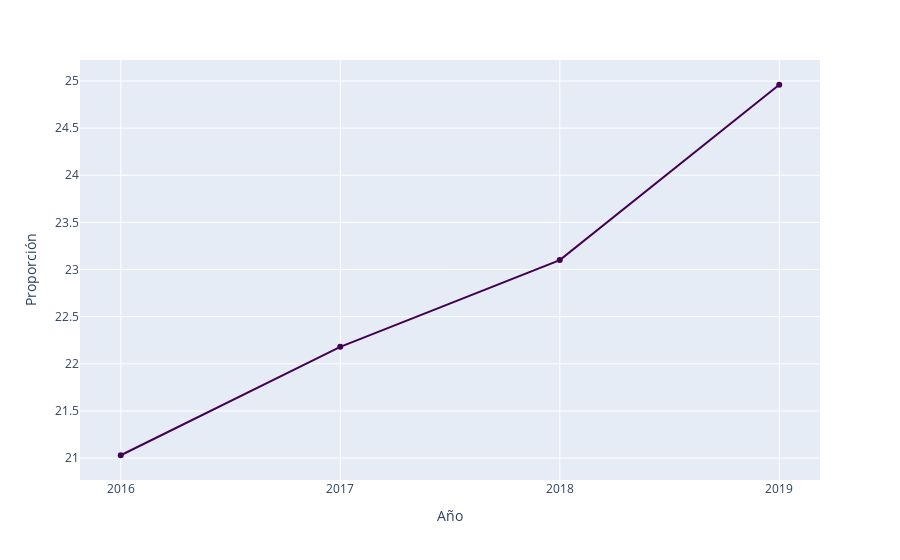

Here is the notebook cell this chart was saved with:
### Code cell
gf_s10_ola=(px.line(s10_ola,
       x='ola',
       y='prop',
          color_discrete_sequence=['#440154'],
        markers=True,
        labels=dict(prop='Proporción',ola='Año')).
   update_layout(legend=dict(
    orientation="h",
    yanchor="bottom",
    y=1.1,
    xanchor="right",
    x=1)))
gf_s10_ola

### Figure 1 — Plotly figure (JSON) as saved in the notebook; plotly's stock layout.template omitted (floating-point values rounded to 4 significant figures)
{"data": [{"hovertemplate": "Año=%{x}<br>Proporción=%{y}<extra></extra>", "legendgroup": "", "line": {"color": "#440154", "dash": "solid"}, "marker": {"symbol": "circle"}, "mode": "lines+markers", "name": "", "orientation": "v", "showlegend": false, "type": "scatter", "x": ["2016", "2017", "2018", "2019"], "xaxis": "x", "y": [21.03, 22.18, 23.1, 24.96], "yaxis": "y"}], "layout": {"autosize": true, "legend": {"orientation": "h", "tracegroupgap": 0, "x": 1, "xanchor": "right", "y": 1.1, "yanchor": "bottom"}, "margin": {"t": 60}, "xaxis": {"anchor": "y", "autorange": true, "domain": [0, 1], "range": [-0.1819, 3.182], "title": {"text": "Año"}, "type": "category"}, "yaxis": {"anchor": "x", "autorange": true, "domain": [0, 1], "range": [20.73, 25.26], "title": {"text": "Proporción"}, "type": "linear"}}}
